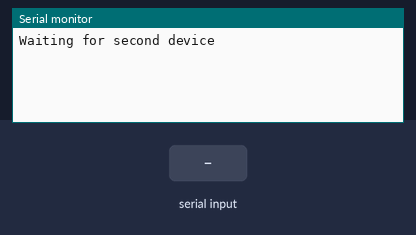
A sketch run on a simulated ESP32. On the bench: the last lines printed to the serial monitor. Inputs (shaded band) come from the test bench. Nothing arrives over Bluetooth unless stated.

Above: at 0.8 s.
0.9 s: "WiFi\n" received over the second serial link
At 2.0 s:
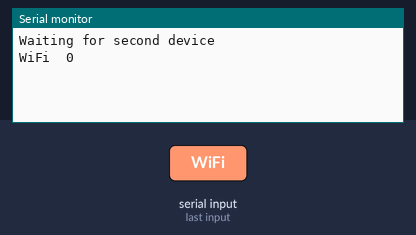
2.4 s: "Connected\n" received over the second serial link
At 3.2 s:
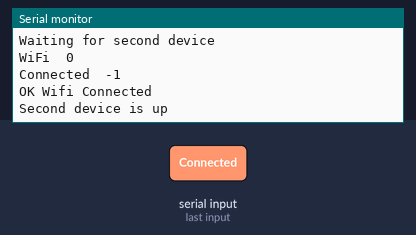
3.9 s: "1\n" received over the second serial link
At 4.3 s:
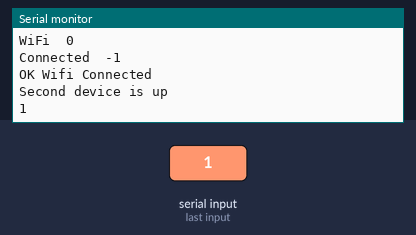
5.4 s: "WiFi\n" received over the second serial link
At 6.6 s:
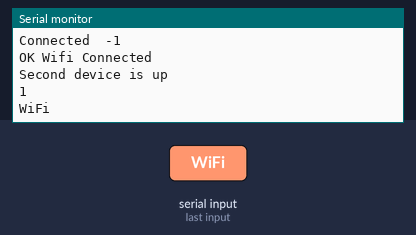
6.9 s: "Connected\n" received over the second serial link
At 7.8 s:
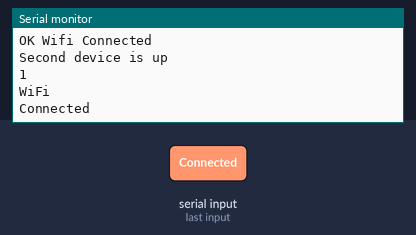

Measured:
- after the input at 0.9 s, the serial monitor: prints a new line at once (image 1)
- after the input at 2.4 s, the serial monitor: prints a new line at once (image 2)
- after the input at 3.9 s, the serial monitor: prints a new line at once (image 3)
- after the input at 5.4 s, the serial monitor: prints a new line at once (image 4)
- after the input at 6.9 s, the serial monitor: prints a new line at once (image 5)

The sketch:

out_gate.ino
```cpp
#include "BluetoothSerial.h"

#if !defined(CONFIG_BT_ENABLED) || !defined(CONFIG_BLUEDROID_ENABLED)
#error Bluetooth is not enabled! Please run `make menuconfig` to and enable it
#endif

BluetoothSerial SerialBT;

void setup() {
  Serial.begin(9600);
  Serial2.begin(9600);
  SerialBT.begin("OUT GATE");

  Serial.println(F("Waiting for second device"));
  while(true){
    if(Serial2.available() > 0){
      String dataIn = Serial2.readStringUntil('\n');
      Serial.print(dataIn);
      Serial.print('\t');
      Serial.println(dataIn.indexOf("WiFi"));

      if(dataIn.indexOf("Connected") >= 0){
        Serial.println(F("OK Wifi Connected"));
        break;
      }
    }
  }
  Serial.println(F("Second device is up"));
}

void loop() {
  if(SerialBT.available() > 0){
    String dataIn = SerialBT.readStringUntil('\n');
    Serial.println(dataIn);
    Serial2.flush();
    delay(1);

    if(dataIn.indexOf(F("i,")) >= 0){
      // langsung kasih sinyal 1 karena ini khusus tempat keluar
      SerialBT.println(1);
    } else
    if(dataIn.indexOf(F("o,")) >= 0){
      Serial2.println(dataIn);
      while(true){
        if(Serial2.available() > 0){
          String answer = Serial2.readStringUntil('\n');
          if(answer.indexOf(F("OK")) >= 0){
            SerialBT.println(2);
            break;
          } else
          if(answer.indexOf(F("NO")) >= 0){
            SerialBT.println(3);
            break;
          }
        }
      }
    } else
    if(dataIn.indexOf(F("r,")) >= 0){
      // langsung kasih sinyal 5 karena register hanya bisa dilakukan di in gate
      SerialBT.println(5);
    }
  }
}
```
